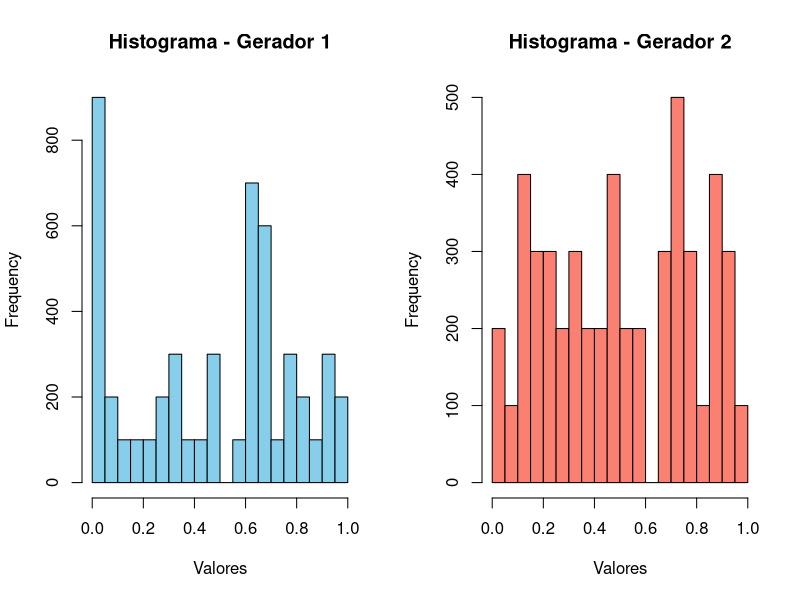
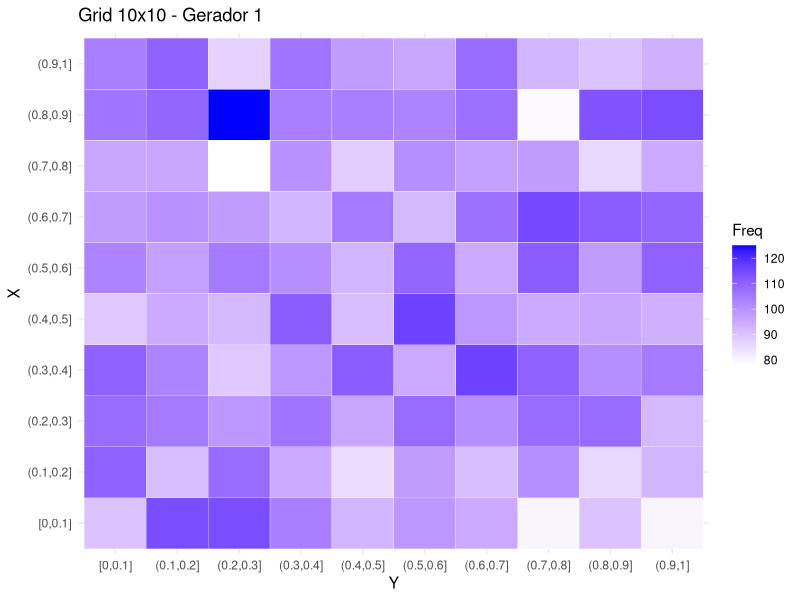
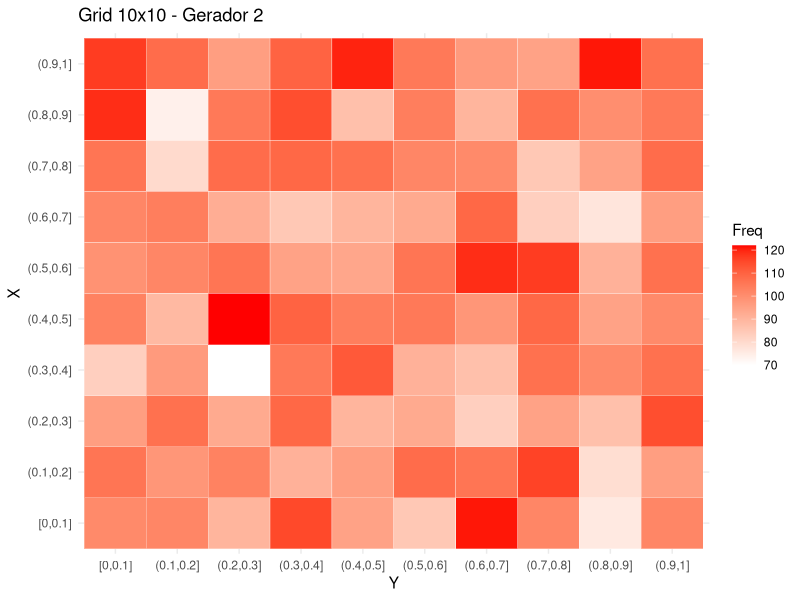

R code for these plots, in order:
## ---- chunk 1
knitr::opts_chunk$set(echo = TRUE)
## ---- chunk 2
# Função que implementa o gerador congruencial linear
# x0: valor inicial (semente)
# A, B, m: parâmetros do gerador
# n: quantidade de números a serem gerados
# Retorna um vetor de números uniformes entre 0 e 1

gerador_congruencial <- function(x0, A, B, m, n){
  x <- numeric(n)      # vetor para armazenar os valores X
  u <- numeric(n)      # vetor para armazenar os valores U (normalizados)
  x[1] <- x0
  u[1] <- x0 / m
  for(i in 2:n){
    x[i] <- (A * x[i - 1] + B) %% m   # fórmula do gerador
    u[i] <- x[i] / m                  # normaliza para [0,1]
  }
  return(u)  # retorna vetor de valores uniformes
}
## ---- chunk 3
set.seed(666)  # Semente para reprodutibilidade

# Gerando 100 amostras de 50 valores cada com os dois geradores
# Gerador 1: A = 65539, B = 0, m = 2^31, x0 = 2
amostras1 <- replicate(100, gerador_congruencial(2, 65539, 0, 2^31, 50))
# Gerador 2: A = 1664525, B = 1013904223, m = 2^32, x0 = 2
amostras2 <- replicate(100, gerador_congruencial(2, 1664525, 1013904223, 2^32, 50))

# Convertendo as matrizes para vetores
valores1 <- as.vector(amostras1)
valores2 <- as.vector(amostras2)

# Plotando histogramas lado a lado para comparar distribuições
par(mfrow = c(1, 2))
hist(valores1, breaks = 20, col = "skyblue", main = "Histograma - Gerador 1", xlab = "Valores")
hist(valores2, breaks = 20, col = "salmon", main = "Histograma - Gerador 2", xlab = "Valores")
par(mfrow = c(1, 1))
## ---- chunk 4
# Teste KS para verificar aderência à distribuição uniforme
ks1 <- ks.test(valores1, "punif")
ks2 <- ks.test(valores2, "punif")

# Exibindo os resultados dos testes KS
ks1
ks2
## ---- chunk 5
n_pares <- 10000  # número de pares (x,y) a serem gerados

# Gerando 2*n valores com cada gerador para formar os pares (x,y)
val1 <- gerador_congruencial(2, 65539, 0, 2^31, 2 * n_pares)
val2 <- gerador_congruencial(2, 1664525, 1013904223, 2^32, 2 * n_pares)

# Separando os pares (x,y) a partir da sequência de valores gerados
x1 <- val1[seq(1, 2 * n_pares, by = 2)]  # posições ímpares
y1 <- val1[seq(2, 2 * n_pares, by = 2)]  # posições pares

x2 <- val2[seq(1, 2 * n_pares, by = 2)]
y2 <- val2[seq(2, 2 * n_pares, by = 2)]

# Criando divisões no intervalo [0,1] para montar o grid 10x10
breaks <- seq(0, 1, length.out = 11)  # define 10 divisões

# Cortando os valores em intervalos e criando tabelas de frequência para Gerador 1
grid_x1 <- cut(x1, breaks, include.lowest = TRUE)
grid_y1 <- cut(y1, breaks, include.lowest = TRUE)
tabela1 <- table(grid_x1, grid_y1)

# Para Gerador 2
grid_x2 <- cut(x2, breaks, include.lowest = TRUE)
grid_y2 <- cut(y2, breaks, include.lowest = TRUE)
tabela2 <- table(grid_x2, grid_y2)

library(ggplot2)  # pacote para gráficos avançados

# Grid 10x10 - Gerador 1
# Convertendo tabela em data frame e renomeando colunas para uso no ggplot
heatmap1 <- as.data.frame(tabela1)
colnames(heatmap1) <- c("X", "Y", "Freq")

# Criando mapa de calor com as frequências para Gerador 1
ggplot(heatmap1, aes(x = Y, y = X, fill = Freq)) +
  geom_tile(color = "white") +
  scale_fill_gradient(low = "white", high = "blue") +
  labs(title = "Grid 10x10 - Gerador 1", x = "Y", y = "X") +
  theme_minimal()

# Grid 10x10 - Gerador 2
heatmap2 <- as.data.frame(tabela2)
colnames(heatmap2) <- c("X", "Y", "Freq")

# Criando mapa de calor com as frequências para Gerador 2
ggplot(heatmap2, aes(x = Y, y = X, fill = Freq)) +
  geom_tile(color = "white") +
  scale_fill_gradient(low = "white", high = "red") +
  labs(title = "Grid 10x10 - Gerador 2", x = "Y", y = "X") +
  theme_minimal()
